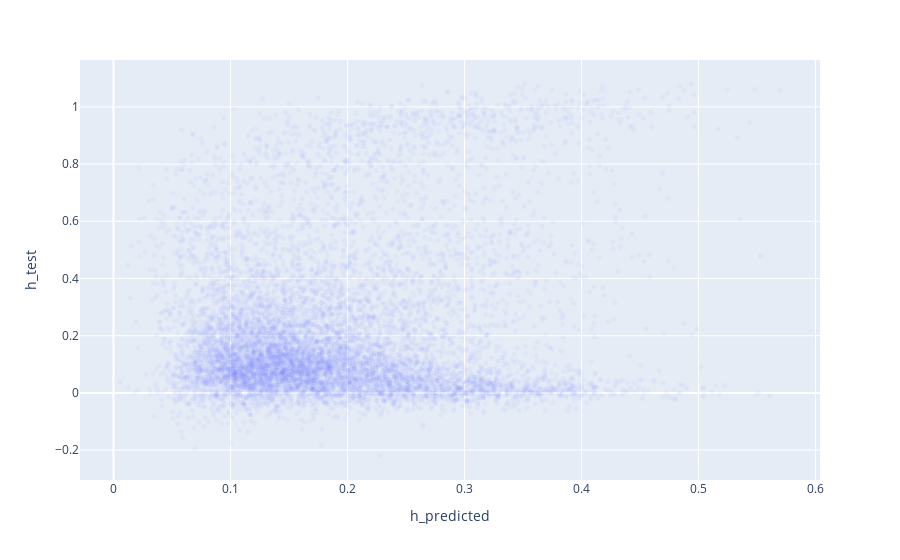

Source (notebook cell):
### Code cell
fig = px.scatter(df, 'h_predicted', 'h_test', opacity=0.05
)
fig.update_traces(marker={'size':5})
fig.show()

### Figure 1 — Plotly figure (JSON) as saved in the notebook; plotly's stock layout.template omitted (floating-point values rounded to 4 significant figures; data arrays with more than 128 entries replaced by an {"elided": "..."} marker saying what was removed)
{"data": [{"hovertemplate": "h_predicted=%{x}<br>h_test=%{y}<extra></extra>", "legendgroup": "", "marker": {"color": "#636efa", "opacity": 0.05, "size": 5, "symbol": "circle"}, "mode": "markers", "name": "", "showlegend": false, "type": "scattergl", "x": {"elided": "10000 float values"}, "xaxis": "x", "y": {"elided": "10000 float values"}, "yaxis": "y"}], "layout": {"autosize": true, "legend": {"tracegroupgap": 0}, "margin": {"t": 60}, "xaxis": {"anchor": "y", "autorange": true, "domain": [0, 1], "range": [-0.02677, 0.602], "title": {"text": "h_predicted"}, "type": "linear"}, "yaxis": {"anchor": "x", "autorange": true, "domain": [0, 1], "range": [-0.316, 1.175], "title": {"text": "h_test"}, "type": "linear"}}}
